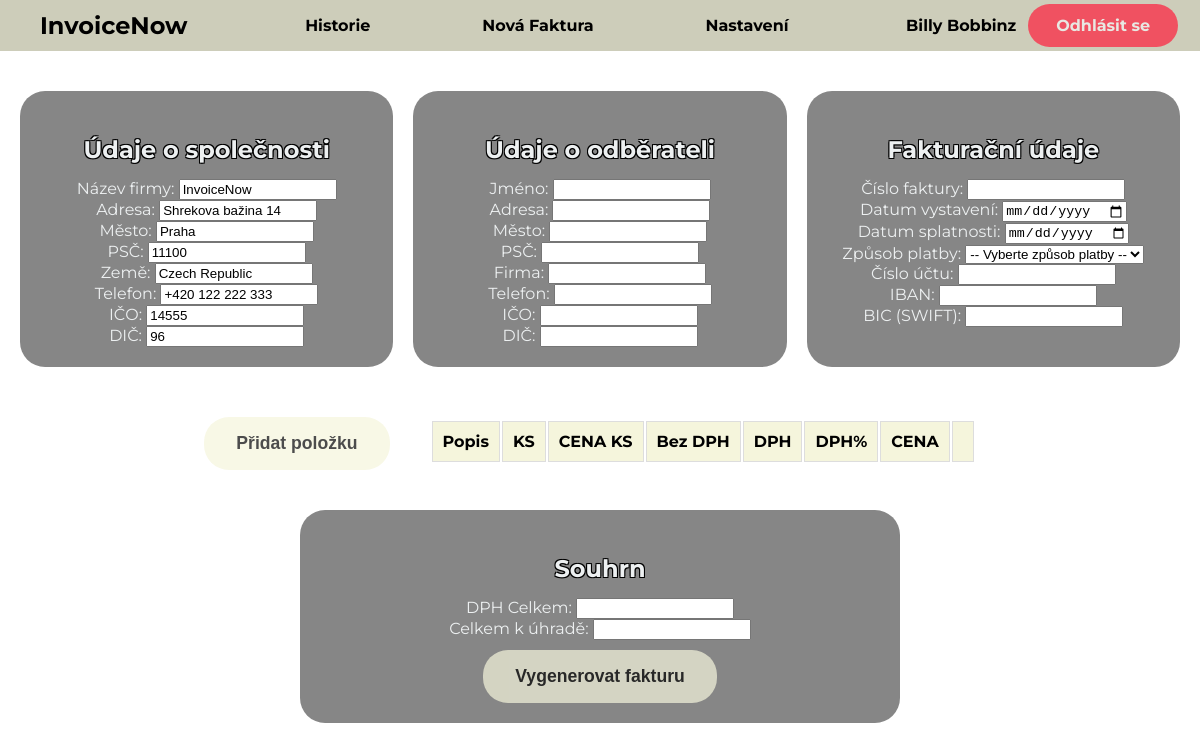
Page /php/create_invoice.php (signed in) on the committed database.
### tables this page shows
CREATE TABLE `company_details` (
  `id` int NOT NULL AUTO_INCREMENT,
  `user_id` int NOT NULL,
  `company_name` varchar(255) NOT NULL,
  `ico` varchar(20) DEFAULT NULL,
  `dic` varchar(20) DEFAULT NULL,
  `street_address` varchar(255) NOT NULL,
  `postal_city` varchar(255) NOT NULL,
  `city` varchar(50) DEFAULT NULL,
  `country` varchar(50) DEFAULT NULL,
  `phone` varchar(20) NOT NULL,
  PRIMARY KEY (`id`),
  KEY `user_id` (`user_id`),
  CONSTRAINT `company_details_ibfk_1` FOREIGN KEY (`user_id`) REFERENCES `users` (`id`)
);

### php/create_invoice.php (the view, shortened to what this page needs)
<?php
require_once 'db_connection.php';
$username = $_SESSION['username'];
$company_stmt = $pdo->prepare("SELECT company_name, ico, dic, street_address, postal_city, city, country, phone FROM company_details WHERE user_id = (SELECT id FROM users WHERE username = ?)");
$company_stmt->execute([$username]);
$company = $company_stmt->fetch();
$invoiceData = [];
?>
<!DOCTYPE html>
<html lang="cs">
<head>
    <link rel="stylesheet" href="../css/create_style.css">
</head>
<body>
    <header>
        <span class="logo">InvoiceNow</span>
        <nav>
            <ul class="nav_links">
            <li><strong><a href="../php/history_invoice.php">Historie</a></strong></li>
            <li><strong><a href="../php/create_invoice.php">Nová Faktura</a></strong></li>
            <li><strong><a href="../php/settings.php">Nastavení</a></strong></li>
            </ul>
        </nav>
        <div class="user-info">
            <span id="username"><strong><?php echo htmlspecialchars($username); ?></strong></span>
            <a href="logout.php" class="btn-logout">Odhlásit se</a>
        </div>
    </header>
    <form id="invoiceForm" action="generate_invoice.php" method="POST">
    <div class="form-container">
    <div class="form-box">
        <h3>Údaje o společnosti</h3>
        <label>Název firmy: <input type="text" name="companyName" value="<?= htmlspecialchars($company['company_name'] ?? '') ?>" required></label><br>
        <label>Adresa: <input type="text" name="streetAddress" value="<?= htmlspecialchars($company['street_address'] ?? '') ?>" required></label><br>
        <label>Město: <input type="text" name="City" value="<?= htmlspecialchars($company['city'] ?? '') ?>" required></label><br>
        <label>PSČ: <input type="text" name="postalCity" value="<?= htmlspecialchars($company['postal_city'] ?? '') ?>" required></label><br>
        <label>Země: <input type="text" name="Country" value="<?= htmlspecialchars($company['country'] ?? '') ?>" required></label><br>
        <label>Telefon: <input type="text" name="phone" value="<?= htmlspecialchars($company['phone'] ?? '') ?>" required></label><br>
        <label>IČO: <input type="text" name="ICO" value="<?= htmlspecialchars($company['ico'] ?? '') ?>" required></label><br>
        <label>DIČ: <input type="text" name="DIC" value="<?= htmlspecialchars($company['dic'] ?? '') ?>" required></label><br>
    </div>
    <div class="form-box">
        <h3>Údaje o odběrateli</h3>
        <label>Jméno: <input type="text" name="recipientName" value="<?php echo htmlspecialchars($invoiceData['recipient_name'] ?? ''); ?>" required></label><br>
        <label>Adresa: <input type="text" name="recipientStreet" value="<?php echo htmlspecialchars($invoiceData['recipient_street'] ?? ''); ?>" required></label><br>
        <label>Město: <input type="text" name="recipientCity" value="<?php echo htmlspecialchars($invoiceData['recipient_city'] ?? ''); ?>" required></label><br>
        <label>PSČ: <input type="text" name="recipientPostalCity" value="<?php echo htmlspecialchars($invoiceData['recipient_postal'] ?? ''); ?>" required></label><br>
        <label>Firma: <input type="text" name="recipientCompany"value="<?php echo htmlspecialchars($invoiceData['recipient_company'] ?? ''); ?>" ></label><br>
        <label>Telefon: <input type="text" name="recipientPhone" value="<?php echo htmlspecialchars($invoiceData['recipient_phone'] ?? ''); ?>" ></label><br>
        <label>IČO: <input type="text" name="recipientICO" value="<?php echo htmlspecialchars($invoiceData['recipient_ICO'] ?? ''); ?>" ></label><br>
        <label>DIČ: <input type="text" name="recipientDIC" value="<?php echo htmlspecialchars($invoiceData['recipient_DIC'] ?? ''); ?>"></label><br>
           </div>
    <div class="form-box">
        <h3>Fakturační údaje</h3>
        <label>Číslo faktury: <input type="text" name="invoiceNumber" value="<?php echo htmlspecialchars($invoiceData['invoice_number'] ?? ''); ?>"></label><br>
        <label>Datum vystavení: <input type="date" name="invoiceDate" value="<?php echo htmlspecialchars($invoiceData['invoice_date'] ?? ''); ?>" required></label><br>
        <label>Datum splatnosti: <input type="date" name="invoiceDateDue" value="<?php echo htmlspecialchars($invoiceData['invoice_date_due'] ?? ''); ?>" required></label><br>
        <label>Způsob platby:
            <select name="payment_method" required>
                <option value="" <?php echo empty($invoiceData['payment_method']) ? 'selected' : ''; ?>>-- Vyberte způsob platby --</option>
            </select>
        </label><br>
        <label>Číslo účtu: <input type="text" name="acc_number" value="<?php echo htmlspecialchars($invoiceData['acc_number'] ?? ''); ?>" ></label><br>
        <label>IBAN: <input type="text" name="iban" value="<?php echo htmlspecialchars($invoiceData['iban'] ?? ''); ?>" ></label><br>
        <label>BIC (SWIFT): <input type="text" name="bic" value="<?php echo htmlspecialchars($invoiceData['bic'] ?? ''); ?>" ></label><br>
    </div>
    <div>
    <button type="button" onclick="addProductRow()">Přidat položku</button>
        </div>
    <br>
        <table id="productsTable" style="height: 40px; margin-top: 1%;">
            <tr>
                <th>Popis</th>
                <th>KS</th>
                <th>CENA KS</th>
                <th>Bez DPH</th>
                <th>DPH</th>
                <th>DPH%</th>
                <th>CENA</th>
                <th></th>
            </tr>
        </table>
        <br>
    <div class="form-box">
        <h3>Souhrn</h3>
        <label>DPH Celkem: <input type="number" id="total_dph" name="total_dph" value="<?php echo htmlspecialchars($invoiceData['total_dph'] ?? ''); ?>" readonly></label><br>
        <label>Celkem k úhradě: <input type="number" id="total" name="total" value="<?php echo htmlspecialchars($invoiceData['total'] ?? ''); ?>" readonly></label><br>
        <button type="submit">Vygenerovat fakturu</button>
    </div>
    </div>
    </form>
</body>
</html>

### css/create_style.css (style rules this page uses)
body, html { margin: 0; padding: 0; font-family: 'Montserrat', sans-serif; background-image: url('../img/About_Background.png'); background-repeat: no-repeat; background-attachment: fixed; background-size: cover; background-position: center; height: 100%; }
header { display: flex; justify-content: space-between; align-items: center; padding: 0 20px; background-color: rgb(205, 205, 186); position: sticky; top: 0; z-index: 1000; }
.logo { margin-left: 20px; font-size: 24px; font-weight: bold; text-decoration: none; color: inherit; }
.nav_links { list-style: none; padding: 0; margin: 0; display: flex; justify-content: center; }
.nav_links li { margin: 0 7vh; }
.nav_links a { text-decoration: none; font-family: 'Montserrat', sans-serif; color: rgb(0, 0, 0); }
.user-info { display: flex; align-items: center; }
#username { margin-right: 10px; }
.btn-logout { background-color: #ff1e3c; border: none; color: #f4f4f4; font-weight: 700; font-size: 1em; padding: 12px 28px; text-align: center; text-decoration: none; display: inline-block; margin: 4px 2px; cursor: pointer; border-radius: 25px; opacity: 0.7; transition: opacity 0.3s ease, background-color 0.3s ease; }
.form-container { display: flex; flex-wrap: wrap; justify-content: center; gap: 20px; padding: 20px; max-width: 1200px; margin: 0 auto; }
.form-box { flex: 1 1 350px; box-sizing: border-box; background-color: rgba(104, 104, 104, 0.8); border-radius: 25px; padding: 20px; max-width: 600px; width: 100%; margin: 20px auto; text-align: center; color: #edf0f1; display: inline-block; justify-content: space-between; gap: 20px; }
h2, h3 { margin-bottom: 15px; font-size: 24px; text-shadow: -1px -1px 0 black, 1px -1px 0 black, -1px 1px 0 black, 1px 1px 0 black; }
input[type="text"], input[type="number"] { width: 150px; }
button[type="submit"], button[type="button"] { background-color: #F5F5DC; border: none; color: rgb(0, 0, 0); font-weight: 700; font-size: 1.1em; padding: 16px 32px; cursor: pointer; border-radius: 25px; opacity: 0.7; transition: opacity 0.3s ease; margin-top: 10px; }
table th, table td { padding: 10px; border: 1px solid #ddd; text-align: left; }
table th { background-color: #F5F5DC; color: #000; }

### rows in the picture
company_details: companyName "InvoiceNow", streetAddress "Shrekova bažina 14", City "Praha", postalCity "11100", Country "Czech Republic", phone "+420 122 222 333", ICO "14555", DIC "96"

### other values in the picture
$username "Billy Bobbinz"
